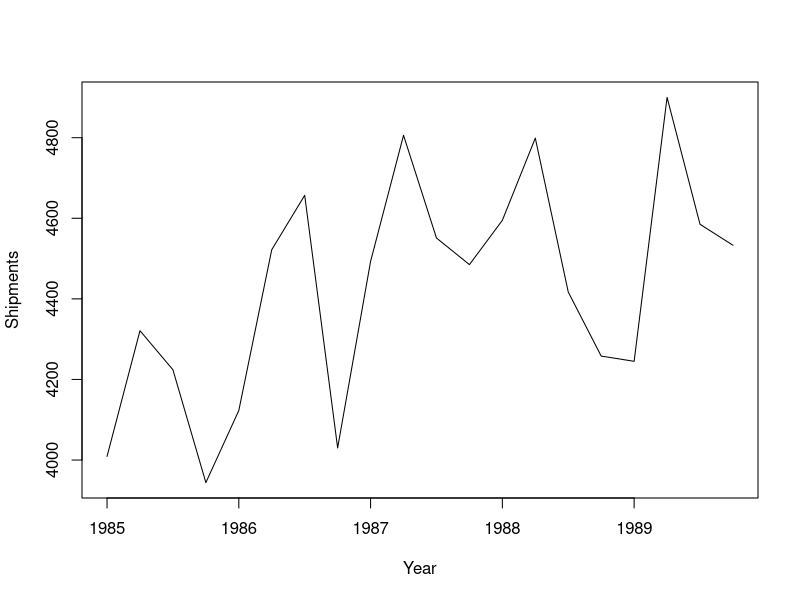
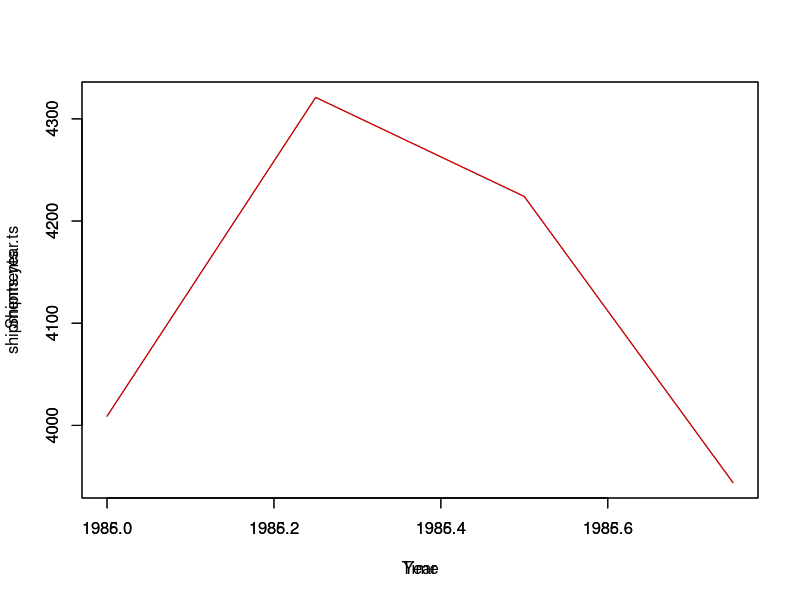
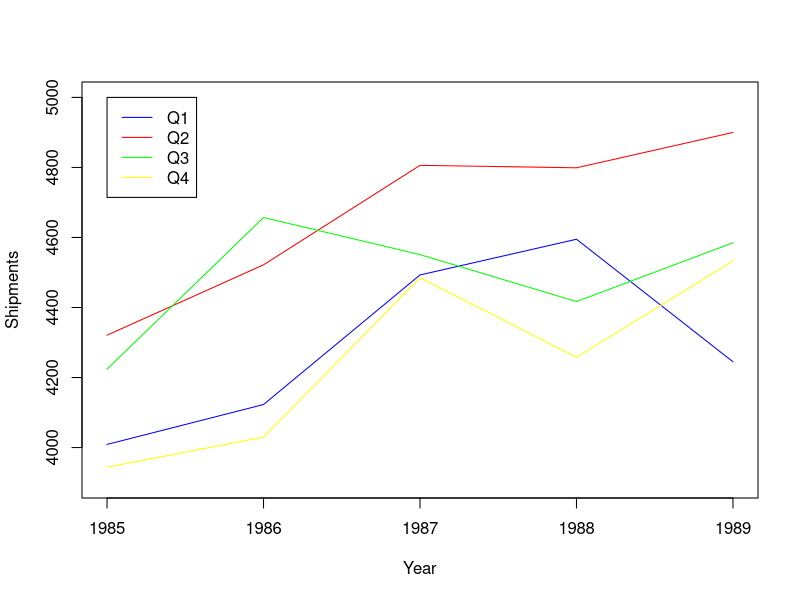

Reproduce these figures in R, in order.


# Problem 3 
shipment.df <- read.csv("ApplianceShipments.csv")

# use time series analysis
library(forecast)
shipments.ts <- ts(shipment.df$Shipments, start = c(1985, 1), end = c(1989, 4), freq = 4)
#freq =12 means that there's 12 data points per year, so monthly 
plot(shipments.ts, xlab = "Year", ylab = "Shipments")

shipments.year.ts <- ts(shipment.df$Shipments, start = c(1985, 1), end = c(1985, 4), freq = 4)
plot(shipments.year.ts, xlab = "Year", ylab = "Shipments")
par(new=TRUE)
shipments.year.ts <- ts(shipment.df$Shipments, start = c(1986, 1), end = c(1986, 4), freq = 4)
plot(shipments.year.ts, col = "red")
year = c(1985, 1989)
quarter = c(1,4)


# C 
Q1 <- seq(1,20, by = 4)
Q2 <- seq(2,20, by = 4)
Q3 <- seq(3,20, by = 4)
Q4 <- seq(4,20, by = 4)

shipmentQ1.df <- shipment.df[Q1,]
shipmentQ2.df <- shipment.df[Q2,]
shipmentQ3.df <- shipment.df[Q3,]
shipmentQ4.df <- shipment.df[Q4,]

shipmentQ1.ts <- ts(shipmentQ1.df$Shipments, start=1985, end = 1989, freq = 1)
shipmentQ2.ts <- ts(shipmentQ2.df$Shipments, start=1985, end = 1989, freq = 1)
shipmentQ3.ts <- ts(shipmentQ3.df$Shipments, start=1985, end = 1989, freq = 1)
shipmentQ4.ts <- ts(shipmentQ4.df$Shipments, start=1985, end = 1989, freq = 1)

plot(shipmentQ1.ts, xlab = "Year", ylab = "Shipments", col = "blue", ylim = c(3900,5000))
lines(shipmentQ2.ts, col = "red")
lines(shipmentQ3.ts, col = "green")
lines(shipmentQ4.ts, col = "yellow")
legend(1985, 5000, legend = c("Q1","Q2","Q3","Q4"), col = c("blue", "red", "green", "yellow"), lty=1, cex=1)

